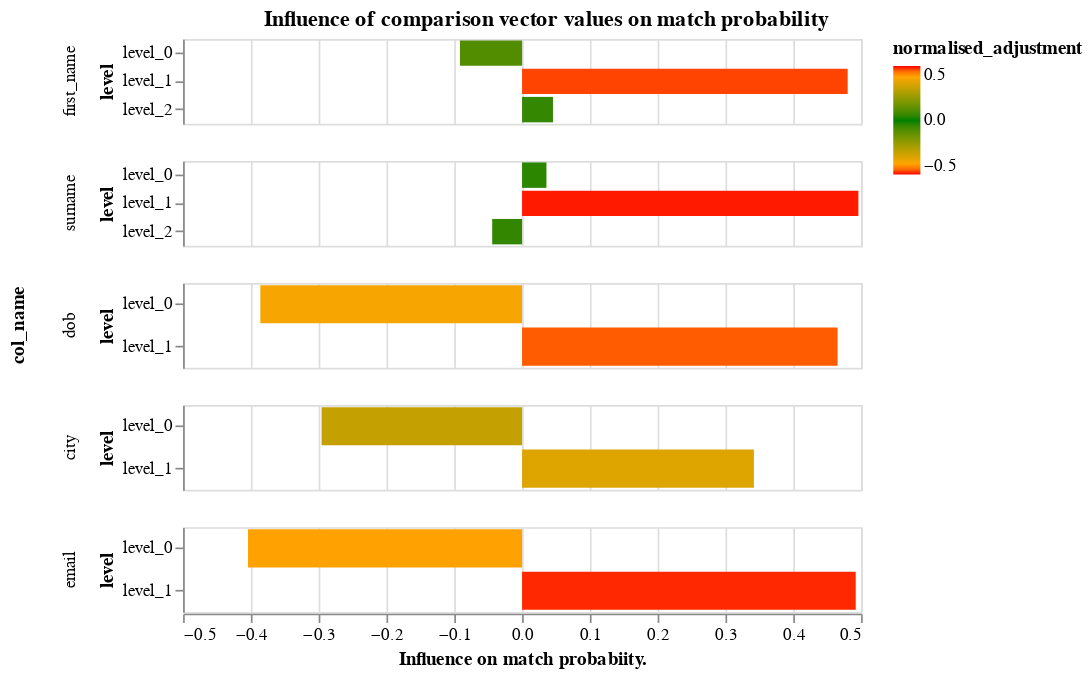

The code cell stored with this chart in its notebook:
### Markdown cell above
An alternative representation of the parameters displays them in terms of the effect different values in the comparison vectors have on the match probability:

### Code cell
params.adjustment_factor_chart()

### Figure 1 — Vega-Lite specification as saved in the notebook (floating-point values rounded to 4 significant figures)
{"$schema": "https://vega.github.io/schema/vega-lite/v3.4.0.json", "config": {"mark": {"tooltip": null}, "title": {"anchor": "middle"}, "view": {"height": 300, "width": 400}}, "data": {"name": "data-018385f2310e100dc5efe1c2a27f0cfc"}, "datasets": {"data-018385f2310e100dc5efe1c2a27f0cfc": [{"adjustment": 0.4084, "col_name": "first_name", "level": "level_0", "m": 0.3634, "normalised_adjustment": -0.09157, "u": 0.5263}, {"adjustment": 0.9802, "col_name": "first_name", "level": "level_1", "m": 0.0696, "normalised_adjustment": 0.4802, "u": 0.001403}, {"adjustment": 0.5456, "col_name": "first_name", "level": "level_2", "m": 0.567, "normalised_adjustment": 0.04558, "u": 0.4723}, {"adjustment": 0.536, "col_name": "surname", "level": "level_0", "m": 0.3766, "normalised_adjustment": 0.03597, "u": 0.3261}, {"adjustment": 0.9961, "col_name": "surname", "level": "level_1", "m": 0.0588, "normalised_adjustment": 0.4961, "u": 0.0002324}, {"adjustment": 0.4559, "col_name": "surname", "level": "level_2", "m": 0.5646, "normalised_adjustment": -0.04406, "u": 0.6737}, {"adjustment": 0.114, "col_name": "dob", "level": "level_0", "m": 0.1246, "normalised_adjustment": -0.386, "u": 0.9686}, {"adjustment": 0.9654, "col_name": "dob", "level": "level_1", "m": 0.8754, "normalised_adjustment": 0.4654, "u": 0.0314}, {"adjustment": 0.2043, "col_name": "city", "level": "level_0", "m": 0.2191, "normalised_adjustment": -0.2957, "u": 0.8534}, {"adjustment": 0.842, "col_name": "city", "level": "level_1", "m": 0.7809, "normalised_adjustment": 0.342, "u": 0.1466}, {"adjustment": 0.09582, "col_name": "email", "level": "level_0", "m": 0.1052, "normalised_adjustment": -0.4042, "u": 0.9929}, {"adjustment": 0.9921, "col_name": "email", "level": "level_1", "m": 0.8948, "normalised_adjustment": 0.4921, "u": 0.007089}]}, "encoding": {"color": {"field": "normalised_adjustment", "scale": {"domain": [-0.5, -0.4, 0, 0.4, 0.5], "range": ["red", "orange", "green", "orange", "red"]}, "type": "quantitative"}, "row": {"field": "col_name", "sort": {"field": "gamma"}, "type": "nominal"}, "tooltip": [{"field": "col_name", "type": "nominal"}, {"field": "normalised_adjustment", "type": "quantitative"}], "x": {"axis": {"title": "Influence on match probabiity."}, "field": "normalised_adjustment", "scale": {"domain": [-0.5, 0.5]}, "type": "quantitative"}, "y": {"field": "level", "type": "nominal"}}, "height": 50, "mark": "bar", "resolve": {"scale": {"y": "independent"}}, "title": "Influence of comparison vector values on match probability"}
